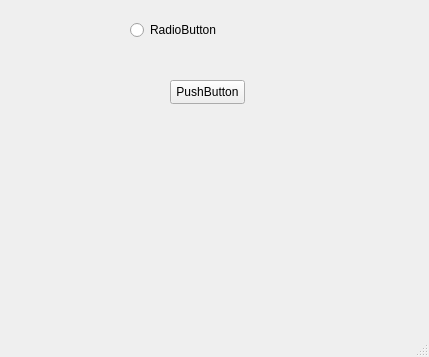
<?xml version="1.0" encoding="UTF-8"?>
<ui version="4.0">
 <class>MainWindow</class>
 <widget class="QMainWindow" name="MainWindow">
  <property name="geometry">
   <rect>
    <x>0</x>
    <y>0</y>
    <width>429</width>
    <height>357</height>
   </rect>
  </property>
  <property name="windowTitle">
   <string>MainWindow</string>
  </property>
  <widget class="QWidget" name="centralwidget">
   <widget class="QPushButton" name="pushButton">
    <property name="geometry">
     <rect>
      <x>170</x>
      <y>80</y>
      <width>75</width>
      <height>24</height>
     </rect>
    </property>
    <property name="text">
     <string>PushButton</string>
    </property>
   </widget>
   <widget class="QRadioButton" name="radioButton">
    <property name="geometry">
     <rect>
      <x>130</x>
      <y>20</y>
      <width>89</width>
      <height>20</height>
     </rect>
    </property>
    <property name="text">
     <string>RadioButton</string>
    </property>
   </widget>
  </widget>
  <widget class="QMenuBar" name="menubar">
   <property name="geometry">
    <rect>
     <x>0</x>
     <y>0</y>
     <width>429</width>
     <height>22</height>
    </rect>
   </property>
  </widget>
  <widget class="QStatusBar" name="statusbar"/>
 </widget>
 <resources/>
 <connections/>
</ui>
